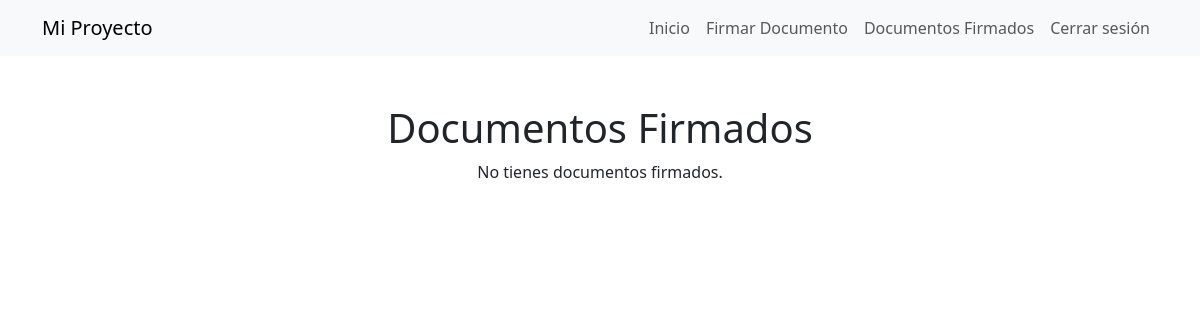
The page /accounts/view-signed-documents/ (signed in) on the database as committed earlier.
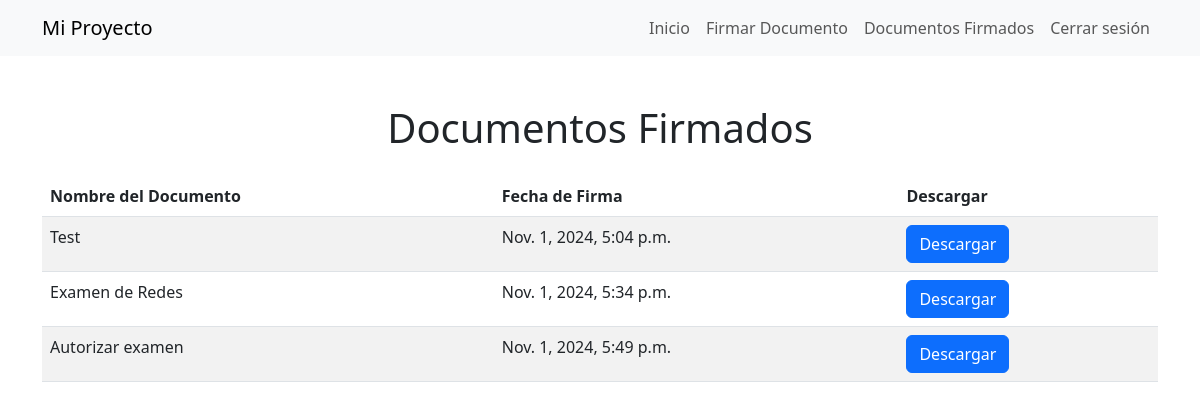
The same page on the database as committed later.
### accounts/models.py (models this page shows, shortened)
class Signature(models.Model):
    user = models.ForeignKey(User, on_delete=models.CASCADE)  # Asociado al usuario
    document_name = models.CharField(max_length=255)
    document_file = models.FileField(upload_to='signed_documents/')  # Archivo del documento
    signed_document = models.BinaryField(null=True, blank=True)  # Firma del documento
    authorized_task = models.BooleanField(default=False)  # Estado de autorización de la tarea\
    timestamp = models.DateTimeField(auto_now_add=True)  # Fecha y hora de la firma

### accounts/views.py (the view)
# urls.py: path('view-signed-documents/', views.view_signed_documents, name='view_signed_documents'),  # URL para visualizar documentos firmados
@login_required
def view_signed_documents(request):
    signed_documents = Signature.objects.filter(user=request.user)
    return render(request, 'accounts/view_signed_documents.html', {'signed_documents': signed_documents})

### accounts/templates/accounts/view_signed_documents.html (shortened to what this page needs)
<!DOCTYPE html>
<html lang="es">
<head>
    <link href="https://cdn.jsdelivr.net/npm/bootstrap@5.3.0/dist/css/bootstrap.min.css" rel="stylesheet">
</head>
<body>
    <nav class="navbar navbar-expand-lg navbar-light bg-light">
        <div class="container">
            <a class="navbar-brand" href="{% url 'home_page' %}">Mi Proyecto</a>
            <div class="collapse navbar-collapse" id="navbarNav">
                <ul class="navbar-nav ms-auto">
                    <li class="nav-item">
                        <a class="nav-link" href="{% url 'home_page' %}">Inicio</a>
                    </li>
                    <li class="nav-item">
                        <a class="nav-link" href="{% url 'sign_document' %}">Firmar Documento</a>
                    </li>
                    <li class="nav-item">
                        <a class="nav-link" href="{% url 'view_signed_documents' %}">Documentos Firmados</a>
                    </li>
                    <li class="nav-item">
                        <a class="nav-link" href="/accounts/logout/">Cerrar sesión</a>
                    </li>
                </ul>
            </div>
        </div>
    </nav>
    <div class="container mt-5">
        <h1 class="text-center">Documentos Firmados</h1>
        {% if signed_documents %}
            <table class="table table-striped mt-4">
                <thead>
                    <tr>
                        <th>Nombre del Documento</th>
                        <th>Fecha de Firma</th>
                        <th>Descargar</th>
                    </tr>
                </thead>
                <tbody>
                    {% for document in signed_documents %}
                    <tr>
                        <td>{{ document.document_name }}</td>
                        <td>{{ document.timestamp }}</td>
                        <td>
                            <a href="{% url 'download_signed_document' document.id %}" class="btn btn-primary">Descargar</a>
                        </td>
                    </tr>
                    {% endfor %}
                </tbody>
            </table>
        {% else %}
            <p class="text-center">No tienes documentos firmados.</p>
        {% endif %}
    </div>
</body>
</html>

Rows that differ between the two databases and show on the page:
added Signature: document_name "Test", timestamp "Nov. 1, 2024, 5:04 p.m."
added Signature: document_name "Examen de Redes", timestamp "Nov. 1, 2024, 5:34 p.m."
added Signature: document_name "Autorizar examen", timestamp "Nov. 1, 2024, 5:49 p.m."
Other text that changed with them:
text no longer shown: "No tienes documentos firmados."
text now shown: "Nombre del Documento Fecha de Firma Descargar"
